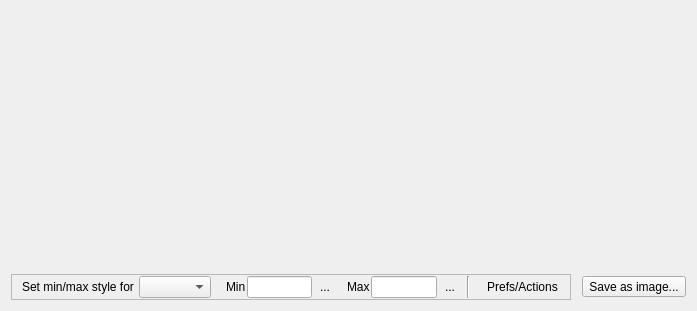
<?xml version="1.0" encoding="UTF-8"?>
<ui version="4.0">
 <class>QgsRasterHistogramWidgetBase</class>
 <widget class="QWidget" name="QgsRasterHistogramWidgetBase">
  <property name="geometry">
   <rect>
    <x>0</x>
    <y>0</y>
    <width>697</width>
    <height>311</height>
   </rect>
  </property>
  <property name="windowTitle">
   <string>Form</string>
  </property>
  <layout class="QVBoxLayout" name="verticalLayout">
   <item>
    <widget class="QwtPlot" name="mpPlot"/>
   </item>
   <item>
    <spacer name="verticalSpacer">
     <property name="orientation">
      <enum>Qt::Vertical</enum>
     </property>
     <property name="sizeType">
      <enum>QSizePolicy::Fixed</enum>
     </property>
     <property name="sizeHint" stdset="0">
      <size>
       <width>0</width>
       <height>7</height>
      </size>
     </property>
    </spacer>
   </item>
   <item>
    <widget class="QStackedWidget" name="stackedWidget2">
     <property name="sizePolicy">
      <sizepolicy hsizetype="Preferred" vsizetype="Fixed">
       <horstretch>0</horstretch>
       <verstretch>0</verstretch>
      </sizepolicy>
     </property>
     <property name="currentIndex">
      <number>0</number>
     </property>
     <widget class="QWidget" name="page1_2">
      <layout class="QHBoxLayout" name="horizontalLayout_8">
       <property name="margin">
        <number>0</number>
       </property>
       <item>
        <widget class="QFrame" name="frame_2">
         <property name="frameShape">
          <enum>QFrame::StyledPanel</enum>
         </property>
         <layout class="QHBoxLayout" name="horizontalLayout_9">
          <property name="spacing">
           <number>5</number>
          </property>
          <property name="sizeConstraint">
           <enum>QLayout::SetDefaultConstraint</enum>
          </property>
          <property name="leftMargin">
           <number>5</number>
          </property>
          <property name="topMargin">
           <number>1</number>
          </property>
          <property name="rightMargin">
           <number>5</number>
          </property>
          <property name="bottomMargin">
           <number>1</number>
          </property>
          <item>
           <spacer name="horizontalSpacer_13">
            <property name="orientation">
             <enum>Qt::Horizontal</enum>
            </property>
            <property name="sizeType">
             <enum>QSizePolicy::Fixed</enum>
            </property>
            <property name="sizeHint" stdset="0">
             <size>
              <width>5</width>
              <height>1</height>
             </size>
            </property>
           </spacer>
          </item>
          <item>
           <widget class="QLabel" name="label_9">
            <property name="sizePolicy">
             <sizepolicy hsizetype="Fixed" vsizetype="Preferred">
              <horstretch>0</horstretch>
              <verstretch>0</verstretch>
             </sizepolicy>
            </property>
            <property name="text">
             <string>Set min/max style for</string>
            </property>
           </widget>
          </item>
          <item>
           <widget class="QComboBox" name="cboHistoBand">
            <property name="sizePolicy">
             <sizepolicy hsizetype="Fixed" vsizetype="Fixed">
              <horstretch>0</horstretch>
              <verstretch>0</verstretch>
             </sizepolicy>
            </property>
           </widget>
          </item>
          <item>
           <spacer name="horizontalSpacer_7">
            <property name="orientation">
             <enum>Qt::Horizontal</enum>
            </property>
            <property name="sizeType">
             <enum>QSizePolicy::MinimumExpanding</enum>
            </property>
            <property name="sizeHint" stdset="0">
             <size>
              <width>10</width>
              <height>1</height>
             </size>
            </property>
           </spacer>
          </item>
          <item>
           <layout class="QHBoxLayout" name="horizontalLayout_10">
            <property name="spacing">
             <number>1</number>
            </property>
            <item>
             <widget class="QLabel" name="label_10">
              <property name="sizePolicy">
               <sizepolicy hsizetype="Expanding" vsizetype="Preferred">
                <horstretch>0</horstretch>
                <verstretch>0</verstretch>
               </sizepolicy>
              </property>
              <property name="text">
               <string>Min</string>
              </property>
             </widget>
            </item>
            <item>
             <widget class="QLineEdit" name="leHistoMin">
              <property name="sizePolicy">
               <sizepolicy hsizetype="Fixed" vsizetype="Fixed">
                <horstretch>0</horstretch>
                <verstretch>0</verstretch>
               </sizepolicy>
              </property>
              <property name="minimumSize">
               <size>
                <width>50</width>
                <height>0</height>
               </size>
              </property>
             </widget>
            </item>
            <item>
             <widget class="QToolButton" name="btnHistoMin">
              <property name="enabled">
               <bool>true</bool>
              </property>
              <property name="toolTip">
               <string>Pick Min value on graph</string>
              </property>
              <property name="text">
               <string>...</string>
              </property>
              <property name="icon">
               <iconset resource="../../images/images.qrc">
                <normaloff>:/images/themes/default/mActionTouch2.png</normaloff>:/images/themes/default/mActionTouch2.png</iconset>
              </property>
              <property name="checkable">
               <bool>true</bool>
              </property>
              <property name="autoRaise">
               <bool>true</bool>
              </property>
             </widget>
            </item>
           </layout>
          </item>
          <item>
           <spacer name="horizontalSpacer_15">
            <property name="orientation">
             <enum>Qt::Horizontal</enum>
            </property>
            <property name="sizeType">
             <enum>QSizePolicy::Fixed</enum>
            </property>
            <property name="sizeHint" stdset="0">
             <size>
              <width>5</width>
              <height>1</height>
             </size>
            </property>
           </spacer>
          </item>
          <item>
           <layout class="QHBoxLayout" name="horizontalLayout_11">
            <property name="spacing">
             <number>1</number>
            </property>
            <item>
             <widget class="QLabel" name="label_11">
              <property name="sizePolicy">
               <sizepolicy hsizetype="Expanding" vsizetype="Preferred">
                <horstretch>0</horstretch>
                <verstretch>0</verstretch>
               </sizepolicy>
              </property>
              <property name="text">
               <string>Max</string>
              </property>
             </widget>
            </item>
            <item>
             <widget class="QLineEdit" name="leHistoMax">
              <property name="sizePolicy">
               <sizepolicy hsizetype="Fixed" vsizetype="Fixed">
                <horstretch>0</horstretch>
                <verstretch>0</verstretch>
               </sizepolicy>
              </property>
              <property name="minimumSize">
               <size>
                <width>50</width>
                <height>0</height>
               </size>
              </property>
             </widget>
            </item>
            <item>
             <widget class="QToolButton" name="btnHistoMax">
              <property name="enabled">
               <bool>true</bool>
              </property>
              <property name="toolTip">
               <string>Pick Max value on graph</string>
              </property>
              <property name="text">
               <string>...</string>
              </property>
              <property name="icon">
               <iconset resource="../../images/images.qrc">
                <normaloff>:/images/themes/default/mActionTouch2.png</normaloff>:/images/themes/default/mActionTouch2.png</iconset>
              </property>
              <property name="checkable">
               <bool>true</bool>
              </property>
              <property name="autoRaise">
               <bool>true</bool>
              </property>
             </widget>
            </item>
           </layout>
          </item>
          <item>
           <widget class="Line" name="line_6">
            <property name="frameShadow">
             <enum>QFrame::Sunken</enum>
            </property>
            <property name="lineWidth">
             <number>1</number>
            </property>
            <property name="orientation">
             <enum>Qt::Vertical</enum>
            </property>
           </widget>
          </item>
          <item>
           <spacer name="horizontalSpacer_10">
            <property name="orientation">
             <enum>Qt::Horizontal</enum>
            </property>
            <property name="sizeType">
             <enum>QSizePolicy::MinimumExpanding</enum>
            </property>
            <property name="sizeHint" stdset="0">
             <size>
              <width>5</width>
              <height>1</height>
             </size>
            </property>
           </spacer>
          </item>
          <item>
           <widget class="QToolButton" name="btnHistoActions">
            <property name="toolTip">
             <string/>
            </property>
            <property name="text">
             <string>Prefs/Actions</string>
            </property>
            <property name="icon">
             <iconset resource="../../images/images.qrc">
              <normaloff>:/images/themes/default/mAction.svg</normaloff>:/images/themes/default/mAction.svg</iconset>
            </property>
            <property name="popupMode">
             <enum>QToolButton::InstantPopup</enum>
            </property>
            <property name="toolButtonStyle">
             <enum>Qt::ToolButtonTextBesideIcon</enum>
            </property>
            <property name="autoRaise">
             <bool>true</bool>
            </property>
           </widget>
          </item>
          <item>
           <spacer name="horizontalSpacer_16">
            <property name="orientation">
             <enum>Qt::Horizontal</enum>
            </property>
            <property name="sizeHint" stdset="0">
             <size>
              <width>1</width>
              <height>20</height>
             </size>
            </property>
           </spacer>
          </item>
         </layout>
        </widget>
       </item>
       <item>
        <spacer name="horizontalSpacer_17">
         <property name="orientation">
          <enum>Qt::Horizontal</enum>
         </property>
         <property name="sizeType">
          <enum>QSizePolicy::MinimumExpanding</enum>
         </property>
         <property name="sizeHint" stdset="0">
          <size>
           <width>5</width>
           <height>20</height>
          </size>
         </property>
        </spacer>
       </item>
       <item>
        <widget class="QToolButton" name="mSaveAsImageButton">
         <property name="toolTip">
          <string>Save plot</string>
         </property>
         <property name="text">
          <string>Save as image...</string>
         </property>
         <property name="icon">
          <iconset resource="../../images/images.qrc">
           <normaloff>:/images/themes/default/mActionFileSave.svg</normaloff>:/images/themes/default/mActionFileSave.svg</iconset>
         </property>
        </widget>
       </item>
      </layout>
     </widget>
     <widget class="QWidget" name="page2_2">
      <layout class="QHBoxLayout" name="horizontalLayout_12">
       <property name="spacing">
        <number>0</number>
       </property>
       <property name="margin">
        <number>0</number>
       </property>
       <item>
        <widget class="QProgressBar" name="mHistogramProgress">
         <property name="value">
          <number>0</number>
         </property>
        </widget>
       </item>
      </layout>
     </widget>
     <widget class="QWidget" name="page">
      <layout class="QHBoxLayout" name="horizontalLayout">
       <property name="spacing">
        <number>0</number>
       </property>
       <property name="margin">
        <number>0</number>
       </property>
       <item>
        <spacer name="horizontalSpacer_20">
         <property name="orientation">
          <enum>Qt::Horizontal</enum>
         </property>
         <property name="sizeHint" stdset="0">
          <size>
           <width>40</width>
           <height>20</height>
          </size>
         </property>
        </spacer>
       </item>
       <item>
        <widget class="QPushButton" name="btnHistoCompute">
         <property name="text">
          <string>Compute Histogram</string>
         </property>
        </widget>
       </item>
       <item>
        <spacer name="horizontalSpacer_19">
         <property name="orientation">
          <enum>Qt::Horizontal</enum>
         </property>
         <property name="sizeHint" stdset="0">
          <size>
           <width>40</width>
           <height>20</height>
          </size>
         </property>
        </spacer>
       </item>
      </layout>
     </widget>
    </widget>
   </item>
  </layout>
 </widget>
 <customwidgets>
  <customwidget>
   <class>QwtPlot</class>
   <extends>QFrame</extends>
   <header>qwt_plot.h</header>
   <container>1</container>
  </customwidget>
 </customwidgets>
 <resources>
  <include location="../../images/images.qrc"/>
 </resources>
 <connections/>
</ui>
